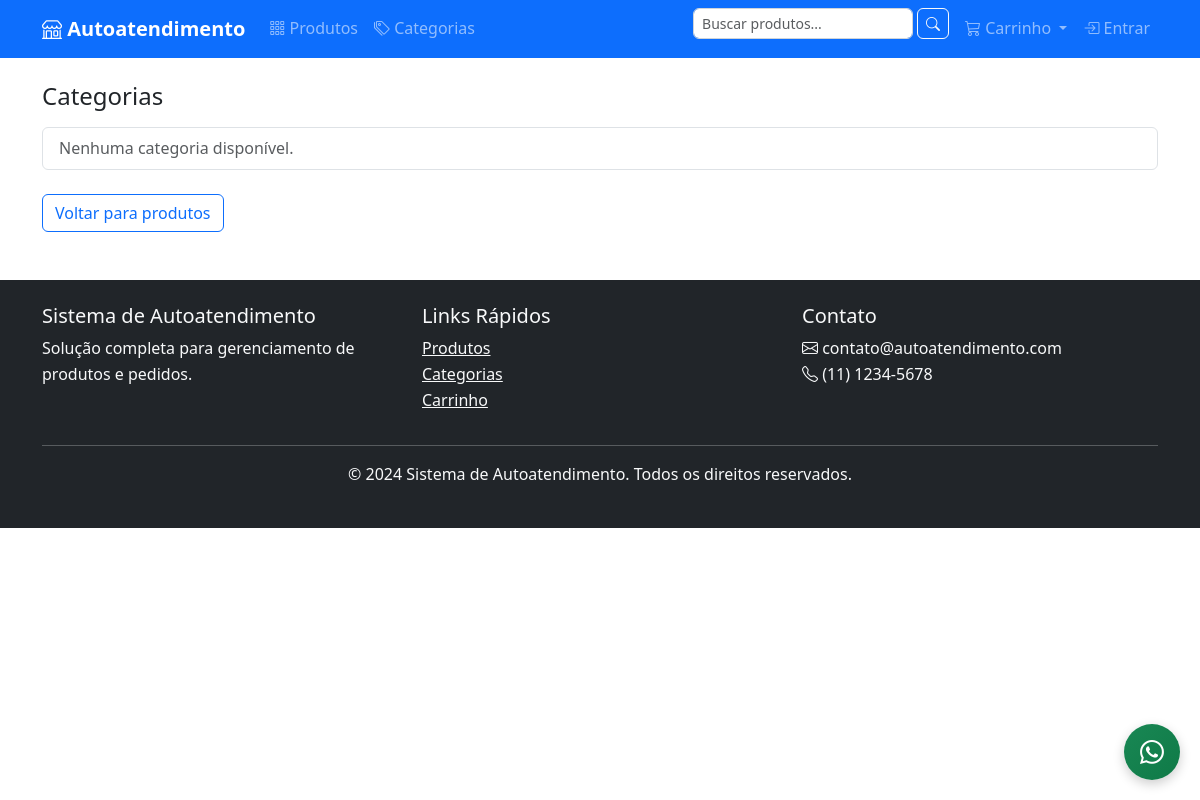
The app's page /products/categories/, older data.
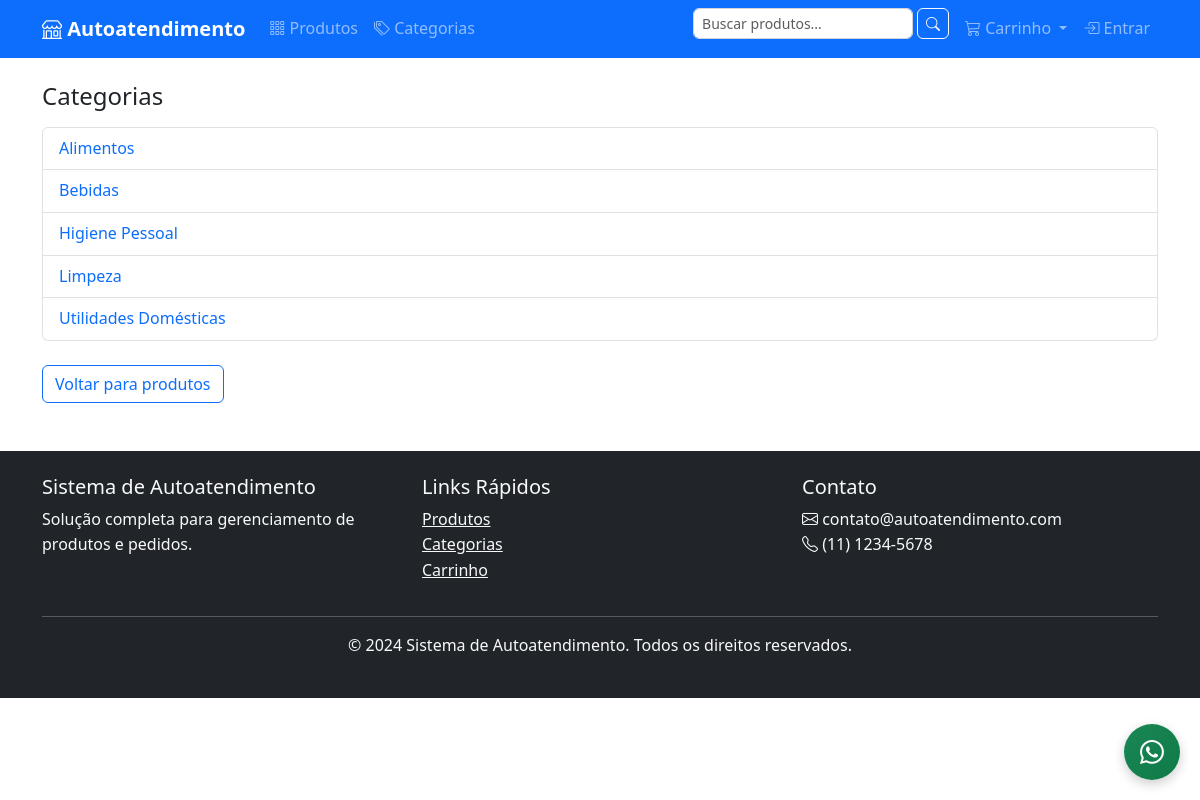
The same page, newer data.
### products/models.py (models this page shows, shortened)
class Category(models.Model):
    name = models.CharField('Nome', max_length=100)
    slug = models.SlugField('Slug', unique=True, max_length=100)
    parent = models.ForeignKey(
        'self',
        null=True,
        blank=True,
        on_delete=models.CASCADE,
        related_name='children',
        verbose_name='Categoria Pai'
    )
    description = models.TextField('Descrição', blank=True)
    image = models.ImageField('Imagem', upload_to='categories/', blank=True)
    is_active = models.BooleanField('Ativo', default=True)
    created_at = models.DateTimeField('Criado em', auto_now_add=True)
    updated_at = models.DateTimeField('Atualizado em', auto_now=True)
    class Meta:
        verbose_name = 'Categoria'
        verbose_name_plural = 'Categorias'
        ordering = ['name']

### products/views.py (the view)
# urls.py: path('categories/', views.CategoryListView.as_view(), name='category_list'),
class CategoryListView(ListView):
    model = Category
    template_name = 'products/category_list.html'
    context_object_name = 'categories'
    def get_queryset(self):
        return Category.objects.filter(is_active=True, parent=None).prefetch_related('children')

### cart/context_processors.py (called while the page is built, shortened)
def cart(request):
    session_key = request.session.session_key
    if not session_key:
        return {'cart': None, 'cart_total': 0, 'cart_amount': 0}

### templates/products/category_list.html (shortened to what this page needs)
{% extends 'base.html' %}
{% load static %}
{% block content %}
<div class="row">
    <div class="col-12">
        <h4 class="mb-3">Categorias</h4>
        <ul class="list-group">
            {% for category in categories %}
                <li class="list-group-item">
                    <a href="{% url 'products:category_products' category.slug %}" class="text-decoration-none">
                        {{ category.name }}
                    </a>
                </li>
            {% empty %}
                <li class="list-group-item text-muted">Nenhuma categoria disponível.</li>
            {% endfor %}
        </ul>
    </div>
    <div class="col-12 mt-4">
        <a href="{% url 'products:product_list' %}" class="btn btn-outline-primary">
            Voltar para produtos
        </a>
    </div>
</div>
{% endblock %}

Row changes from the older to the newer data that the page shows:
added Category: name "Alimentos"
added Category: name "Bebidas"
added Category: name "Higiene Pessoal"
added Category: name "Limpeza"
added Category: name "Utilidades Domésticas"
Text that changed along with them:
text no longer shown: "Nenhuma categoria disponível."
